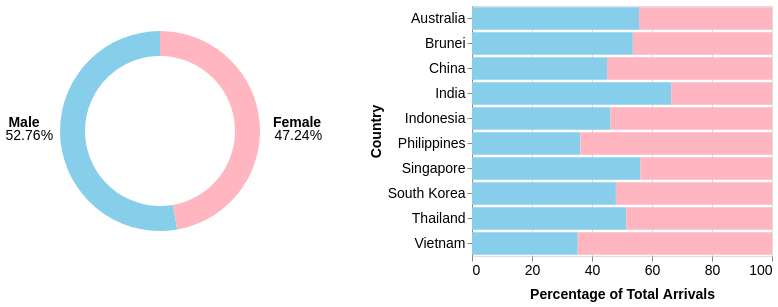

This figure's Vega-Lite source:
### Vega-Lite specification from a JSON file in a GitHub repository (floating-point values rounded to 4 significant figures)
{"$schema": "https://vega.github.io/schema/vega-lite/v5.json", "hconcat": [{"description": "Donut chart to show male and female arrivals", "width": 300, "height": 250, "data": {"values": [{"gender": "Male", "percentage": 52.76, "count": 1862082, "total": 3528338}, {"gender": "Female", "percentage": 47.24, "count": 1666256, "total": 3528338}]}, "layer": [{"mark": {"type": "arc", "innerRadius": 75, "outerRadius": 100, "tooltip": true}, "encoding": {"theta": {"field": "percentage", "type": "quantitative", "stack": true}, "color": {"field": "gender", "type": "nominal", "legend": null, "scale": {"domain": ["Male", "Female"], "range": ["#87CEEB", "#FFB6C1"]}, "title": "Gender"}, "tooltip": [{"field": "gender", "type": "nominal", "title": "Gender"}, {"field": "total", "type": "quantitative", "title": "Total Arrivals", "format": ","}, {"field": "count", "type": "quantitative", "title": "Total Gender Arrivals", "format": ","}, {"field": "percentage", "type": "quantitative", "title": "Percentage"}]}}, {"mark": {"type": "text", "dx": -137, "dy": 5, "fontSize": 14}, "encoding": {"theta": {"field": "percentage", "type": "quantitative"}, "radius": {"value": 0}, "text": {"condition": {"test": "datum.gender === 'Male'", "field": "percentage", "type": "quantitative", "format": ".2f"}, "else": {"value": ""}}}}, {"mark": {"type": "text", "dx": 132, "dy": 5, "fontSize": 14}, "encoding": {"theta": {"field": "percentage", "type": "quantitative"}, "radius": {"value": 0}, "text": {"condition": {"test": "datum.gender === 'Female'", "field": "percentage", "type": "quantitative", "format": ".2f"}, "else": {"value": ""}}}}, {"mark": {"type": "text", "dx": -136, "dy": -8, "fontWeight": "bold", "fontSize": 14}, "encoding": {"theta": {"field": "gender", "type": "nominal"}, "radius": {"value": 0}, "text": {"condition": {"test": "datum.gender === 'Male'", "field": "gender", "type": "nominal"}, "else": {"value": ""}}}}, {"mark": {"type": "text", "dx": 137, "dy": -8, "fontWeight": "bold", "fontSize": 14}, "encoding": {"theta": {"field": "gender", "type": "nominal"}, "radius": {"value": 0}, "text": {"condition": {"test": "datum.gender === 'Female'", "field": "gender", "type": "nominal"}, "else": {"value": ""}}}}, {"mark": {"type": "text", "dx": -113, "dy": 5, "fontSize": 14}, "encoding": {"theta": {"field": "percentage", "type": "quantitative"}, "radius": {"value": 0}, "text": {"condition": {"test": "datum.gender === 'Male'", "value": "%"}, "else": {"value": ""}}}}, {"mark": {"type": "text", "dx": 156, "dy": 5, "fontSize": 14}, "encoding": {"theta": {"field": "percentage", "type": "quantitative"}, "radius": {"value": 0}, "text": {"condition": {"test": "datum.gender === 'Female'", "value": "%"}, "else": {"value": ""}}}}]}, {"description": "Bar chart of gender breakdown across countries", "data": {"values": [{"country": "Singapore", "gender": "Male", "percentage": 56.14}, {"country": "Singapore", "gender": "Female", "percentage": 43.86}, {"country": "Brunei", "gender": "Male", "percentage": 53.61}, {"country": "Brunei", "gender": "Female", "percentage": 46.39}, {"country": "Australia", "gender": "Male", "percentage": 55.67}, {"country": "Australia", "gender": "Female", "percentage": 44.33}, {"country": "China", "gender": "Male", "percentage": 45.01}, {"country": "China", "gender": "Female", "percentage": 54.99}, {"country": "India", "gender": "Male", "percentage": 66.37}, {"country": "India", "gender": "Female", "percentage": 33.63}, {"country": "Indonesia", "gender": "Male", "percentage": 46.16}, {"country": "Indonesia", "gender": "Female", "percentage": 53.84}, {"country": "Philippines", "gender": "Male", "percentage": 36.12}, {"country": "Philippines", "gender": "Female", "percentage": 63.88}, {"country": "South Korea", "gender": "Male", "percentage": 47.96}, {"country": "South Korea", "gender": "Female", "percentage": 52.04}, {"country": "Thailand", "gender": "Male", "percentage": 51.41}, {"country": "Thailand", "gender": "Female", "percentage": 48.59}, {"country": "Vietnam", "gender": "Male", "percentage": 35.24}, {"country": "Vietnam", "gender": "Female", "percentage": 64.76}]}, "selection": {"GenderSelection": {"type": "single", "fields": ["gender"], "bind": {"input": "select", "options": [null, "Male", "Female"], "labels": ["Both", "Male", "Female"], "name": "Select Gender"}, "empty": "all"}}, "transform": [{"filter": {"or": [{"field": "gender", "equal": {"selection": "GenderSelection"}}, {"selection": "GenderSelection", "empty": "all"}]}}], "mark": "bar", "encoding": {"x": {"field": "percentage", "type": "quantitative", "axis": {"title": "Percentage of Total Arrivals", "titlePadding": 10, "titleFontSize": 14, "labelFontSize": 14, "format": ".0f", "grid": true, "labelAngle": 0, "tickCount": 6, "domain": false}, "scale": {"domain": [0, 100]}}, "y": {"field": "country", "type": "nominal", "axis": {"title": "Country", "labelAngle": 0, "titleFontSize": 14, "labelFontSize": 14}}, "color": {"field": "gender", "type": "nominal", "scale": {"domain": ["Male", "Female"], "range": ["#87CEEB", "#FFB6C1"]}, "legend": {"title": "Gender", "orient": "right", "titleFontSize": 13, "labelFontSize": 13, "labelPadding": 10}}, "tooltip": [{"field": "country", "type": "nominal", "title": "Country"}, {"field": "gender", "type": "nominal", "title": "Gender"}, {"field": "percentage", "type": "quantitative", "title": "Percentage of Arrivals", "format": ".1f"}]}, "width": 300, "height": 250}], "spacing": 45}
